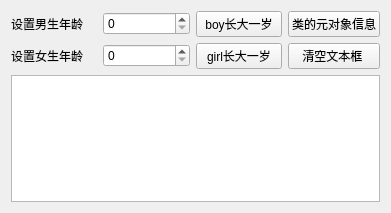
<?xml version="1.0" encoding="UTF-8"?>
<ui version="4.0">
 <class>QmyWidget</class>
 <widget class="QWidget" name="QmyWidget">
  <property name="geometry">
   <rect>
    <x>0</x>
    <y>0</y>
    <width>391</width>
    <height>213</height>
   </rect>
  </property>
  <property name="windowTitle">
   <string>MetaObject的使用</string>
  </property>
  <layout class="QVBoxLayout" name="verticalLayout">
   <item>
    <layout class="QGridLayout" name="gridLayout">
     <item row="0" column="0">
      <widget class="QLabel" name="boyAgeLabel">
       <property name="text">
        <string>设置男生年龄</string>
       </property>
      </widget>
     </item>
     <item row="0" column="1">
      <widget class="QSpinBox" name="spinBoy"/>
     </item>
     <item row="0" column="2">
      <widget class="QPushButton" name="btnBoyInc">
       <property name="text">
        <string>boy长大一岁</string>
       </property>
      </widget>
     </item>
     <item row="0" column="3">
      <widget class="QPushButton" name="btnClassInfo">
       <property name="text">
        <string>类的元对象信息</string>
       </property>
      </widget>
     </item>
     <item row="1" column="0">
      <widget class="QLabel" name="girlAgeLabel">
       <property name="text">
        <string>设置女生年龄</string>
       </property>
      </widget>
     </item>
     <item row="1" column="1">
      <widget class="QSpinBox" name="spinGirl"/>
     </item>
     <item row="1" column="2">
      <widget class="QPushButton" name="btnGirlInc">
       <property name="text">
        <string>girl长大一岁</string>
       </property>
      </widget>
     </item>
     <item row="1" column="3">
      <widget class="QPushButton" name="btnClear">
       <property name="text">
        <string>清空文本框 </string>
       </property>
      </widget>
     </item>
    </layout>
   </item>
   <item>
    <widget class="QPlainTextEdit" name="textEdit"/>
   </item>
  </layout>
 </widget>
 <layoutdefault spacing="6" margin="11"/>
 <tabstops>
  <tabstop>btnBoyInc</tabstop>
  <tabstop>btnClear</tabstop>
  <tabstop>btnClassInfo</tabstop>
  <tabstop>btnGirlInc</tabstop>
  <tabstop>spinBoy</tabstop>
  <tabstop>spinGirl</tabstop>
 </tabstops>
 <resources/>
 <connections/>
</ui>
